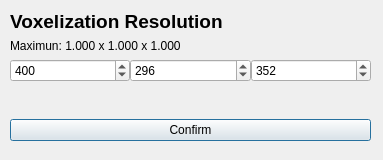
<?xml version="1.0" encoding="UTF-8"?>
<ui version="4.0">
 <class>DialogResolution</class>
 <widget class="QDialog" name="DialogResolution">
  <property name="geometry">
   <rect>
    <x>0</x>
    <y>0</y>
    <width>383</width>
    <height>160</height>
   </rect>
  </property>
  <property name="windowTitle">
   <string>Dialog</string>
  </property>
  <widget class="QWidget" name="verticalLayoutWidget">
   <property name="geometry">
    <rect>
     <x>10</x>
     <y>10</y>
     <width>361</width>
     <height>131</height>
    </rect>
   </property>
   <layout class="QVBoxLayout" name="verticalLayout">
    <item>
     <widget class="QLabel" name="label">
      <property name="font">
       <font>
        <pointsize>14</pointsize>
        <weight>75</weight>
        <bold>true</bold>
       </font>
      </property>
      <property name="text">
       <string>Voxelization Resolution</string>
      </property>
     </widget>
    </item>
    <item>
     <widget class="QLabel" name="label_2">
      <property name="text">
       <string>Maximun: 1.000 x 1.000 x 1.000</string>
      </property>
     </widget>
    </item>
    <item>
     <layout class="QHBoxLayout" name="horizontalLayout">
      <property name="spacing">
       <number>0</number>
      </property>
      <property name="leftMargin">
       <number>0</number>
      </property>
      <property name="topMargin">
       <number>0</number>
      </property>
      <item>
       <widget class="QSpinBox" name="ResX">
        <property name="minimum">
         <number>1</number>
        </property>
        <property name="maximum">
         <number>1000</number>
        </property>
        <property name="value">
         <number>400</number>
        </property>
       </widget>
      </item>
      <item>
       <widget class="QSpinBox" name="ResY">
        <property name="minimum">
         <number>1</number>
        </property>
        <property name="maximum">
         <number>1000</number>
        </property>
        <property name="value">
         <number>296</number>
        </property>
       </widget>
      </item>
      <item>
       <widget class="QSpinBox" name="ResZ">
        <property name="minimum">
         <number>1</number>
        </property>
        <property name="maximum">
         <number>1000</number>
        </property>
        <property name="value">
         <number>352</number>
        </property>
       </widget>
      </item>
     </layout>
    </item>
    <item>
     <spacer name="verticalSpacer_2">
      <property name="orientation">
       <enum>Qt::Vertical</enum>
      </property>
      <property name="sizeHint" stdset="0">
       <size>
        <width>20</width>
        <height>40</height>
       </size>
      </property>
     </spacer>
    </item>
    <item>
     <widget class="QPushButton" name="Confirm">
      <property name="text">
       <string>Confirm</string>
      </property>
     </widget>
    </item>
   </layout>
  </widget>
 </widget>
 <resources/>
 <connections/>
</ui>
